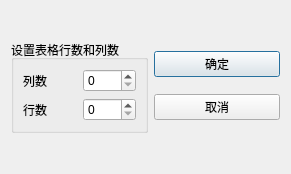
<?xml version="1.0" encoding="UTF-8"?>
<ui version="4.0">
 <class>QWDialogSize</class>
 <widget class="QDialog" name="QWDialogSize">
  <property name="geometry">
   <rect>
    <x>0</x>
    <y>0</y>
    <width>291</width>
    <height>174</height>
   </rect>
  </property>
  <property name="windowTitle">
   <string>Dialog</string>
  </property>
  <layout class="QGridLayout" name="gridLayout_2">
   <item row="0" column="0">
    <widget class="QGroupBox" name="groupBox">
     <property name="title">
      <string>设置表格行数和列数</string>
     </property>
     <layout class="QGridLayout" name="gridLayout">
      <item row="0" column="0">
       <widget class="QLabel" name="label">
        <property name="text">
         <string>列数</string>
        </property>
       </widget>
      </item>
      <item row="0" column="1">
       <widget class="QSpinBox" name="spinColumn"/>
      </item>
      <item row="1" column="0">
       <widget class="QLabel" name="label_2">
        <property name="text">
         <string>行数</string>
        </property>
       </widget>
      </item>
      <item row="1" column="1">
       <widget class="QSpinBox" name="spinRow"/>
      </item>
     </layout>
    </widget>
   </item>
   <item row="0" column="1">
    <layout class="QVBoxLayout" name="verticalLayout">
     <item>
      <widget class="QPushButton" name="btnOk">
       <property name="text">
        <string>确定</string>
       </property>
      </widget>
     </item>
     <item>
      <widget class="QPushButton" name="btnNo">
       <property name="text">
        <string>取消</string>
       </property>
      </widget>
     </item>
    </layout>
   </item>
  </layout>
 </widget>
 <resources/>
 <connections>
  <connection>
   <sender>btnOk</sender>
   <signal>clicked()</signal>
   <receiver>QWDialogSize</receiver>
   <slot>accept()</slot>
   <hints>
    <hint type="sourcelabel">
     <x>216</x>
     <y>55</y>
    </hint>
    <hint type="destinationlabel">
     <x>145</x>
     <y>86</y>
    </hint>
   </hints>
  </connection>
  <connection>
   <sender>btnNo</sender>
   <signal>clicked()</signal>
   <receiver>QWDialogSize</receiver>
   <slot>reject()</slot>
   <hints>
    <hint type="sourcelabel">
     <x>216</x>
     <y>117</y>
    </hint>
    <hint type="destinationlabel">
     <x>145</x>
     <y>86</y>
    </hint>
   </hints>
  </connection>
 </connections>
</ui>
